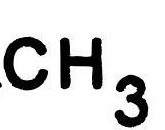
#> input picture tonyStarkWorks/Data/CH3.jpg, 165 x 130 px
$ python find_molecule.py Data/CH3.jpg   (older library calls are emulated)
#> lines starting #> are read from the running program, lines starting #| are printed output that depends on the picture; after the words box and inside, x2 and y2 are one past the last pixel; in counts of white or black regions, pixels touching at a corner belong together
import cv2
import numpy as np
import sys
from matplotlib import pyplot as plt

'''
It cleans img from noise
'''
def clear_img(file_name):
#> called with file_name = 'Data/CH3.jpg'
    img = cv2.imread(file_name, 0)
#> img is the input picture: shape (130, 165); min 0, max 255, mean 216.4

    dilated_img = cv2.dilate(img, np.ones((7,7), np.uint8))
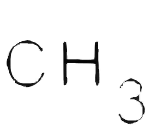
#> dilated_img: shape (130, 165); min 4, max 255, mean 246.2
    bg_img = cv2.medianBlur(dilated_img, 1)
    diff_img = 255 - cv2.absdiff(img, bg_img)
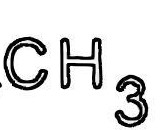
#> diff_img: shape (130, 165); min 0, max 255, mean 225.3
    norm_img = diff_img.copy()
    cv2.normalize(diff_img, norm_img, alpha=0, beta=255, norm_type=cv2.NORM_MINMAX, dtype=cv2.CV_8UC1)
    _, thr_img = cv2.threshold(norm_img, 230, 0, cv2.THRESH_TRUNC)
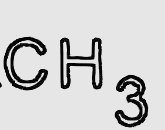
#> thr_img: shape (130, 165); min 0, max 230, mean 204.9
    cv2.normalize(thr_img, thr_img, alpha=0, beta=255, norm_type=cv2.NORM_MINMAX, dtype=cv2.CV_8UC1)
    thr_img[thr_img < 240] = 0
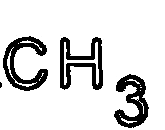
#> thr_img: shape (130, 165); min 0, max 255, mean 220
    cv2.imwrite('new.jpg', thr_img)
    return 'new.jpg'

'''
It enlarges the image
'''
def resize_img(img, scale):
#> called with scale = 0.3
    return cv2.resize(img,((int)(img.shape[1] * scale), int(img.shape[0] * scale)))


def peak_search(img, min, max):
    return cv2.Canny(img, min, max)

def search_mol_nodes(image):
    img = resize_img(cv2.imread(image), 0.3)
    gray = cv2.cvtColor(img, cv2.COLOR_BGR2GRAY)
    gray = np.float32(gray)
    dst = cv2.cornerHarris(gray, 30, 3, 0.04)
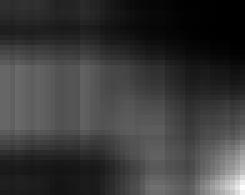
#> dst: shape (39, 49) float32 (shown 5 times larger); min -9303.9, max 87509296, mean 19815180; drawn with min black and max white
    ret, dst = cv2.threshold(dst, 0.1*dst.max(), 255, 0)
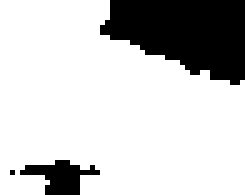
#> dst: shape (39, 49) float32 (shown 5 times larger); 78.9% white; 3 black regions (1 under 20 px), largest, box (x1, y1, x2, y2) and area: (20, 0, 49, 17) 344, (4, 32, 20, 39) 58
#> ret = 8750929.6
    dst = np.uint8(dst)
    ret, labels, stats, centroids = cv2.connectedComponentsWithStats(dst)
#> ret = 2; stats = [[2, 0, 47, 39, 403], [0, 0, 49, 39, 1508]]; centroids = [[32.91, 10.33], [21.62, 21.32]]
    criteria = (cv2.TERM_CRITERIA_EPS + cv2.TERM_CRITERIA_MAX_ITER, 100, 0.001)
    corners = cv2.cornerSubPix(gray, np.float32(centroids), (5,5), (-1,-1), criteria)
#> corners = [[28.47, 10.3], [21.62, 21.32]]
    for i in range(1, len(corners)):
        cv2.circle(img, (int(corners[i,0]), int(corners[i,1])), 30, (0,255,0), 4)
#> this loop made 1 pass
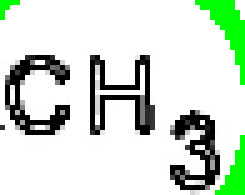
#> img: shape (39, 49, 3) (shown 5 times larger); mean B, G, R 207.2, 221.1, 207.2
    return img

def get_contours(img):
    edged = peak_search(img, 30, 200)
    contours, hierarchy = cv2.findContours(edged, cv2.RETR_EXTERNAL, cv2.CHAIN_APPROX_SIMPLE)[-2:]
    image[::] = 255
    cv2.drawContours(img, contours, -1, (0, 255, 0), 3)
    return img

def find_word(img):

    matches = ['o.jpg', 'CH3.jpg', 'F.jpg', 'CL.jpg', 'OH.jpg', 'O.jpg', 'O_.jpg', '_O.jpg', 'H3C.jpg', 'N_1.PNG']
    cord_forml = {}
    img_rgb = resize_img(img, 1)
    img_gray = cv2.cvtColor(img_rgb, cv2.COLOR_BGR2GRAY)
    for match in matches:
        template = cv2.imread(match, 0)
        w, h = template.shape[::-1]

        res = cv2.matchTemplate(img_gray, template, cv2.TM_CCOEFF_NORMED)
        threshold = 0.8
        loc = np.where( res >= threshold)
        i = 0
        for pt in zip(*loc[::-1]):
            cv2.rectangle(img_rgb, pt, (pt[0] + w, pt[1] + h), (0,0,255), 2)
            cord_forml[match.replace('.jpg', '')] = [pt[0], pt[1]]
            i += 1

    cv2.imwrite('res.png',img_rgb)
    for k, v in cord_forml.items():
        print(str(k) + ':' + str(v))

    return img_rgb

if __name__ == "__main__":
# [25 lines of commented-out code are left out]

    file_name = clear_img(sys.argv[1])
    img = search_mol_nodes(file_name)
    plt.imshow(img)
    plt.show()
    cv2.waitKey(0)

$ run again, with tonyStarkWorks/Data/3.jpg copied over tonyStarkWorks/Data/CH3.jpg
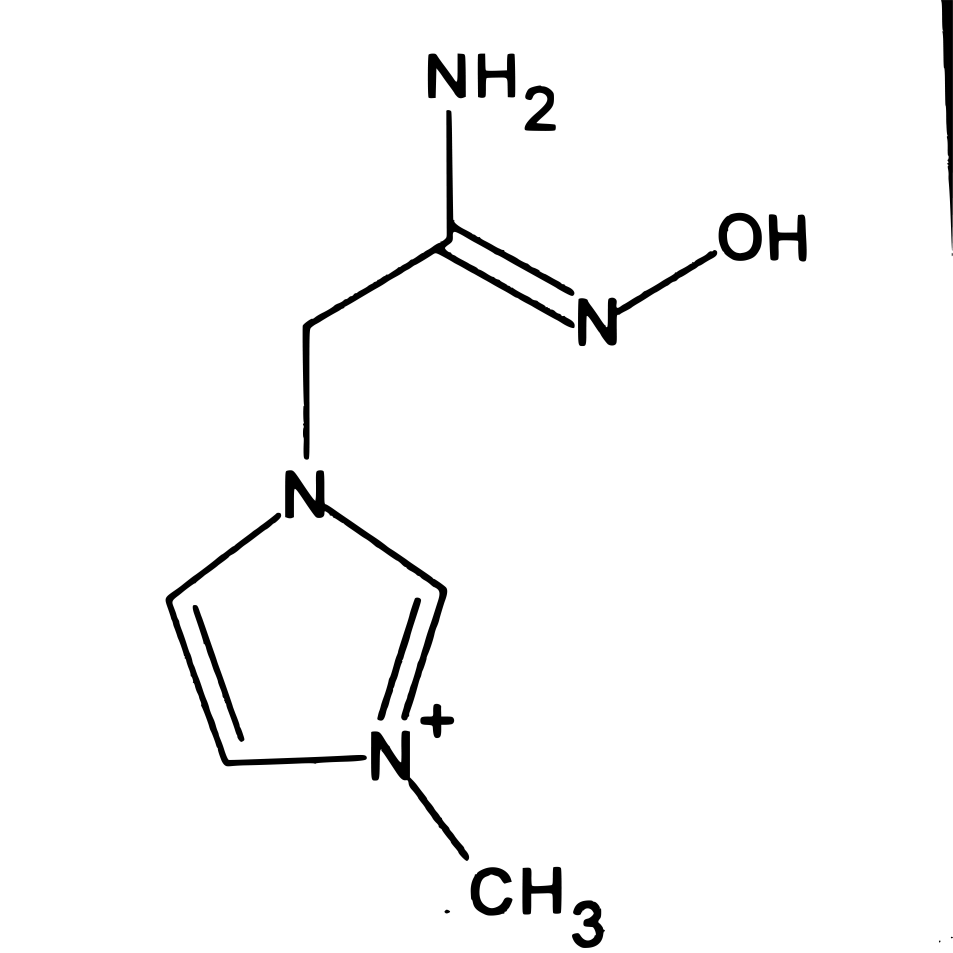
#> input picture tonyStarkWorks/Data/3.jpg, 6667 x 6667 px (shown at 1/7 size)
#> in clear_img, img is the input picture: shape (6667, 6667); min 0, max 255, mean 248
#> in search_mol_nodes, `ret, dst = cv2.threshold(dst, 0.1*dst.max(), 255, 0)`:
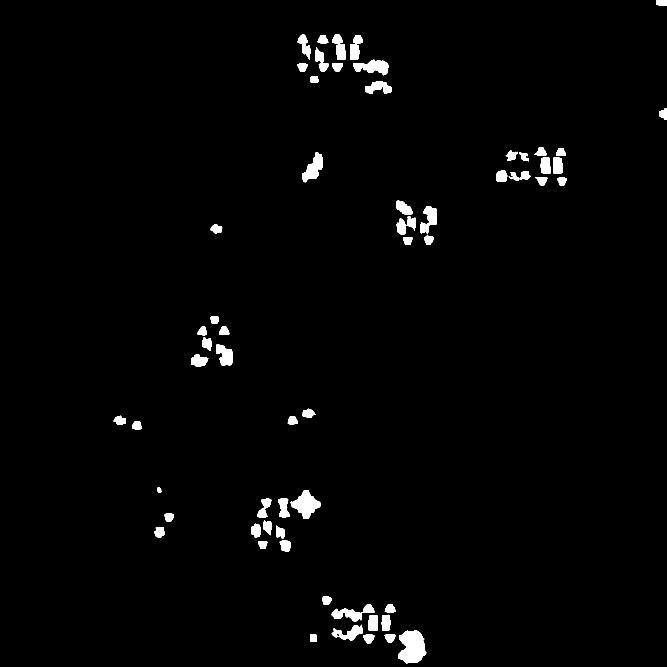
#> dst: shape (2000, 2000) float32 (shown at 1/3 size); 1.7% white; 67 white regions (2 under 20 px), largest, box (x1, y1, x2, y2) and area: (1194, 1891, 1279, 1990) 6058, (872, 1471, 961, 1557) 4010, (1059, 179, 1166, 226) 2911
#> in search_mol_nodes, `ret, dst = cv2.threshold(dst, 0.1*dst.max(), 255, 0)`: ret = 2995303
#> labels: shape (2000, 2000) int32; 68 distinct labels, from 0 to 67
#> in search_mol_nodes, `ret, labels, stats, centroids = cv2.connectedComponentsWithStats(dst)`: ret = 68; stats = 68 rows, first 6: [0, 0, 2000, 2000, 3931890], [1969, 0, 31, 17, 507], [893, 104, 39, 76, 1351], [953, 105, 32, 25, 600], [996, 104, 32, 26, 639], [1059, 105, 30, 25, 589]; centroids = 68 pairs, first value 359.8 to 1990.5, second value 7.75 to 1940.9
#> corners = 68 pairs, first value 360.4 to 1990.8, second value 7.75 to 1945.2
#> the loop in search_mol_nodes, `for i in range(1, len(corners)):` made 67 passes
#> after the loop in search_mol_nodes, `for i in range(1, len(corners)):`:
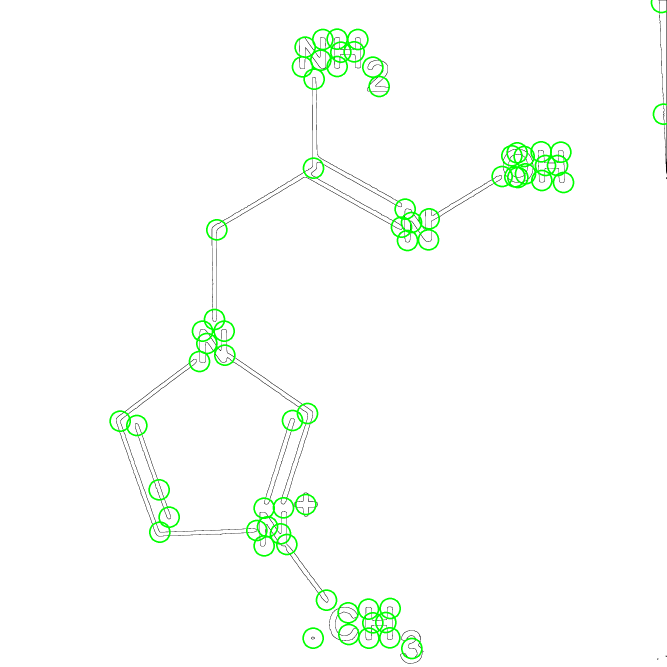
#> img: shape (2000, 2000, 3) (shown at 1/3 size); mean B, G, R 250.2, 253.9, 250.2

$ run again, with tonyStarkWorks/Data/5.jpg copied over tonyStarkWorks/Data/CH3.jpg
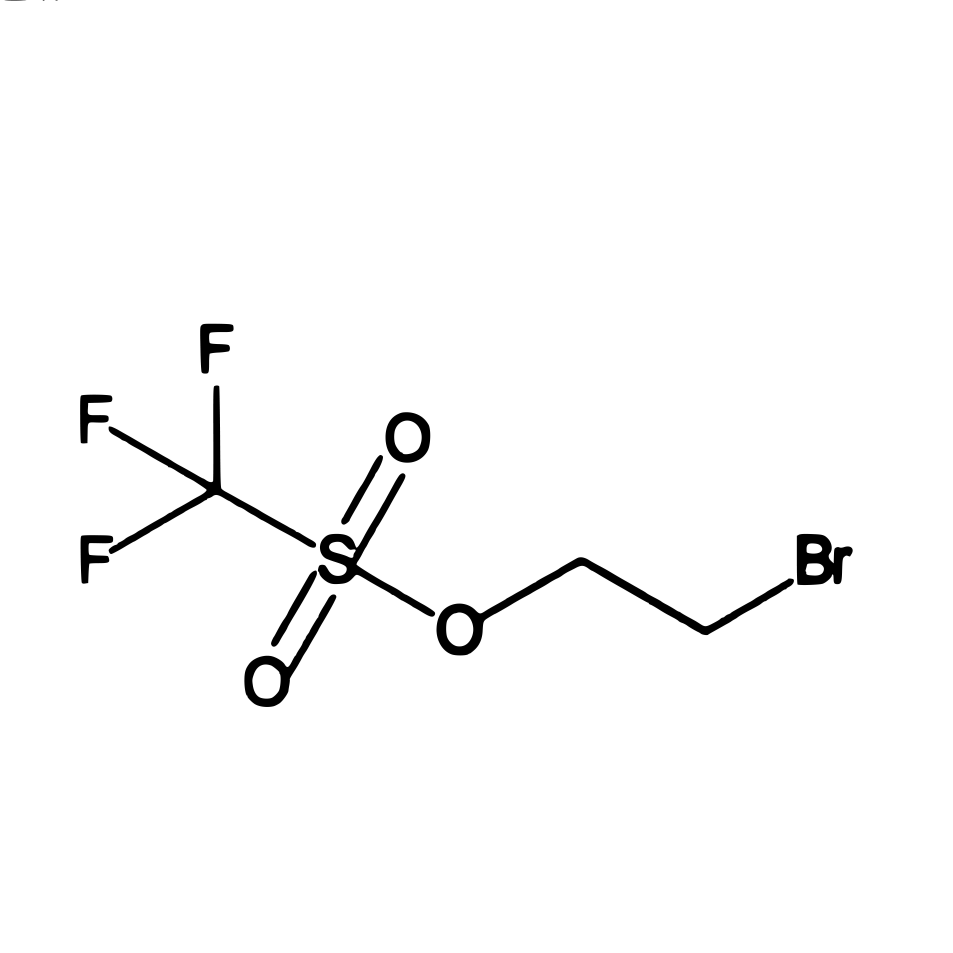
#> input picture tonyStarkWorks/Data/5.jpg, 6667 x 6667 px (shown at 1/7 size)
#> in clear_img, img is the input picture: shape (6667, 6667); min 0, max 255, mean 250.1
#> in search_mol_nodes, `ret, dst = cv2.threshold(dst, 0.1*dst.max(), 255, 0)`: ret = 3799802.8
#> labels: shape (2000, 2000) int32; 59 distinct labels, from 0 to 58
#> in search_mol_nodes, `ret, labels, stats, centroids = cv2.connectedComponentsWithStats(dst)`: ret = 59; stats = 59 rows, first 6: [0, 0, 2000, 2000, 3961177], [416, 677, 39, 80, 1912], [474, 676, 23, 27, 481], [467, 718, 22, 27, 442], [419, 768, 24, 23, 428], [443, 806, 24, 20, 412]; centroids = 59 pairs, first value 176.6 to 1723.8, second value 689 to 1470.3
#> corners = 59 pairs, first value 176.6 to 1722.4, second value 693.6 to 1470
#> the loop in search_mol_nodes, `for i in range(1, len(corners)):` made 58 passes
#> after the loop in search_mol_nodes, `for i in range(1, len(corners)):`:
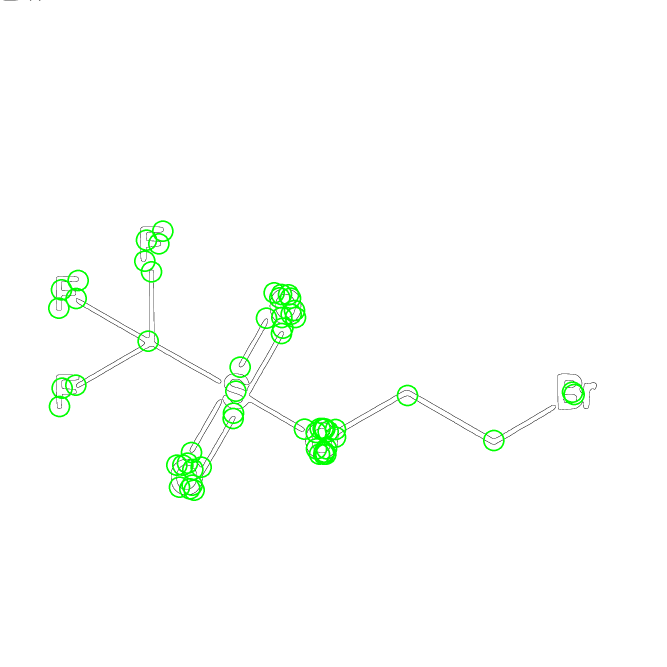
#> img: shape (2000, 2000, 3) (shown at 1/3 size); mean B, G, R 251.4, 254.3, 251.4
